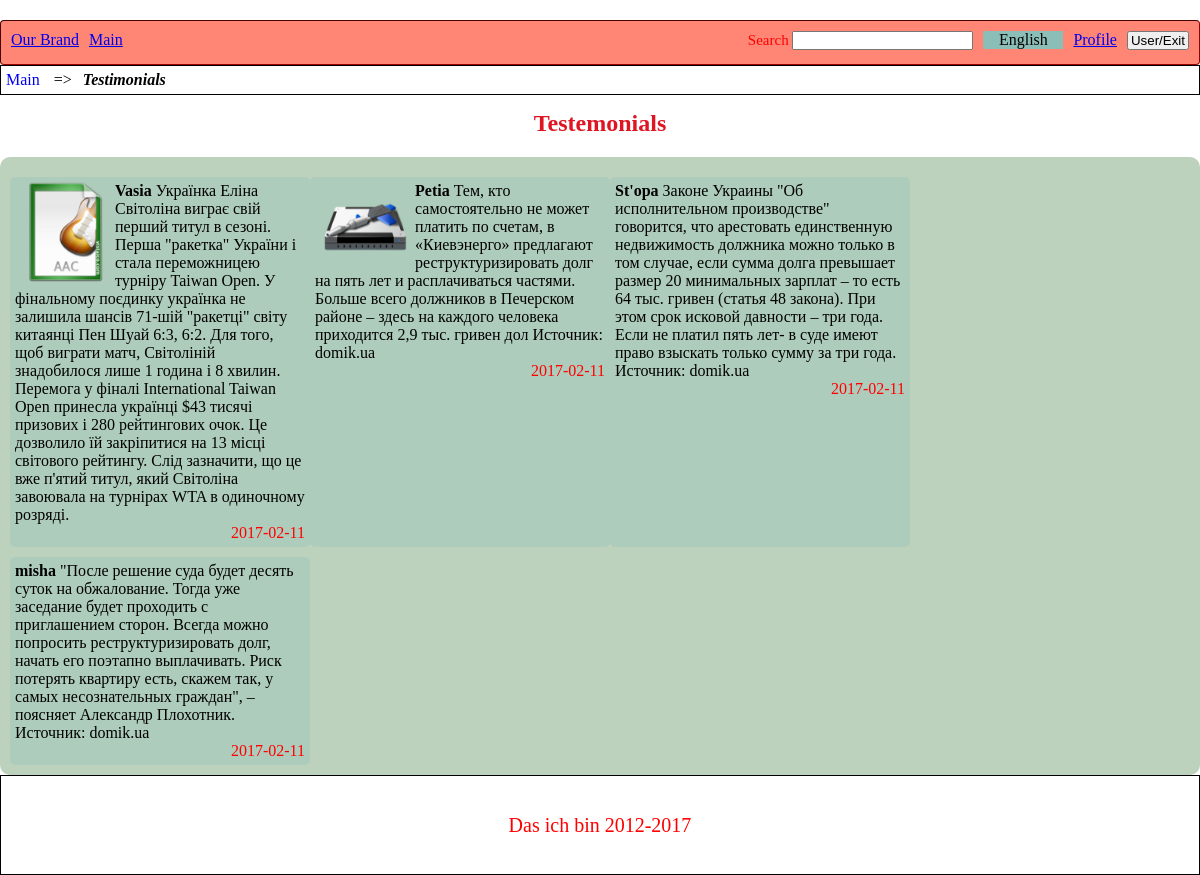
The page /en/testimonials/show (signed in) on the database its author committed.
### tables this page shows
CREATE TABLE `testimonials` (
  `id` int(10) UNSIGNED NOT NULL,
  `name` varchar(255) NOT NULL,
  `avatar` varchar(255) DEFAULT NULL,
  `testimonial` text NOT NULL,
  `time` timestamp NOT NULL DEFAULT CURRENT_TIMESTAMP,
  `user_id` int(11) UNSIGNED DEFAULT NULL
);

### resources/templates/default/index.php (called while the page is built, shortened)
<?php
    require_once "header.php";
    $view=$router->getView($view);
    include_once ($view);
    require_once "footer.php";

### public/index.php (called while the page is built, shortened)
<?php
    $router = new Application();
    $controller=$router->getController();
    extract($router->runController($controller), EXTR_OVERWRITE);
    require_once PATH_SITE."/resources/". $router->putTemplate()."/index.php";

### resources/languages/en.php (called while the page is built, shortened)
<?php
$mainPageL = "Main";
$testimonialsL = "Testimonials";
$testemonialsL= "Testemonials";

### app/core/database.php (called while the page is built, shortened)
<?php
class DataBase {
    public function __construct(){
     try{
           $this->conn = new \PDO('mysql:dbname='.NAME_BD.';host='.HOST.'', USER, PASSWORD, array(\PDO::MYSQL_ATTR_INIT_COMMAND => 'SET NAMES\'UTF8\''));
        }catch(\PDOException $e) {die("Ошибка соединения с базой или хостом:".$e->getMessage());}
    }
}
?>

### app/protected/models/testemonials.php (called while the page is built, shortened)
<?php
class Testemonial extends DataBase
{
    public function getAll()
    {
        $sql= "SELECT `t`.`id`, `t`.`name`, `t`.`avatar` AS `first_avatar`, `t`.`testimonial`, `t`.`time`, `u`.`avatar`
                      AS `second_avatar`  FROM `testimonials` `t` LEFT JOIN `users` `u` ON `t`.`user_id`= `u`.`id`  ";
        $stmt = $this->conn->query($sql);
        $result = $stmt->fetchAll();
        return $result;
    }
}

### app/protected/controllers/testemonials.php (called while the page is built, shortened)
<?php
class Testimonials  extends BaseController
  {
    public function show()
	{
        $testimonials = (new TestimonialsModel())->getAll();
      return ['view'=>'views/testimonials.php', 'testimonials'=>$testimonials];
    }
  }

### app/core/application.php (called while the page is built, shortened)
<?php
class Application extends MainDispatcher {
    public function runController($controller){
        $action = $controller[1];
        $contr = new $name_contr($controller);
        $data=call_user_func(array($contr, $action));
        return $data;
    }
}

### resources/views/testimonials.php (the view)
<section class="breadcrumbs">
    <a href="/" class="breadcrumb__item"><?=  $mainPageL ?></a>  =>
    <span class="breadcrumb__item--current"><?=  $testimonialsL ?></span>
</section>
<h2 class="content-zone__header"><?= $testemonialsL ?></h2>
<section class="testimonials-block__all">
    <?php foreach($testimonials as $testimonial): ?>
        <div class="testimonials-block__all-item">
            <img class="testimonials-block__all-item-avatar" src="/uploads/usersImages/<?= $testimonial->first_avatar ?? $testimonial->second_avatar; ?>"
                 alt="" onerror="this.style.display='none'">
            <strong><?= $testimonial->name ?></strong>
            <?= $testimonial->testimonial ?>
            <p class="testimonials-block__all-item-time"><?= (new \DateTime($testimonial->time))->format('Y-m-d'); ?></p>
        </div>
    <?php endforeach; ?>
</section>

### public/assets/css/default.css (style rules this page uses)
* { box-sizing: border-box; margin: 0; padding: 0; }
html, body { height: 100%; }
.content-zone__header { margin:15px 0; text-align: center; color: #df1522; }
.breadcrumbs { width: 100%; height: 30px; border: 1px solid #000000; margin-bottom: 5px; padding: 5px; }
.breadcrumb__item--current { font-style: italic; font-weight: bold; margin-left: 7px; text-transform: capitalize; }
.breadcrumb__item { margin-right:10px; text-transform: capitalize; text-decoration:none; }
.testimonials-block__all { display:flex; justify-content:flex-start; flex-wrap: wrap; margin-top:20px; border-radius:10px; padding: 10px; background: #bcd2bc; }
.testimonials-block__all-item { background-color: rgba(138, 190, 183, 0.29); border-radius:5px; margin-top:10px; width:300px; padding:5px; }
.testimonials-block__all-item-time { color:red; text-align: right; }
.testimonials-block__all-item-avatar { float:left; max-width:100px; max-height:100px; }

### rows shown on the page
testimonials: avatar (picture), name "Vasia", testimonial "Українка Еліна Світоліна виграє свій перший титул в сезоні. Перша \"ракетка\" України і стала переможницею турніру Taiwan Open. У фінальному поєдинку українка не залишила шансів 71-шій \"ракетці\" світу китаянці Пен Шуай 6:3, 6:2. Для того, щоб виграти матч, Світоліній знадобилося лише 1 година і 8 хвилин. Перемога у фіналі International Taiwan Open принесла українці $43 тисячі призових і 280 рейтингових очок. Це дозволило їй закріпитися на 13 місці світового рейтингу. Слід зазначити, що це вже п'ятий титул, який Світоліна завоювала на турнірах WTA в одиночному розряді.", time "2017-02-11"
testimonials: avatar (picture), name "Petia", testimonial "Тем, кто самостоятельно не может платить по счетам, в «Киевэнерго» предлагают реструктуризировать долг на пять лет и расплачиваться частями. Больше всего должников в Печерском районе – здесь на каждого человека приходится 2,9 тыс. гривен дол Источник: domik.ua", time "2017-02-11"
testimonials: name "St'opa", testimonial "Законе Украины \"Об исполнительном производстве\" говорится, что арестовать единственную недвижимость должника можно только в том случае, если сумма долга превышает размер 20 минимальных зарплат – то есть 64 тыс. гривен (статья 48 закона). При этом срок исковой давности – три года. Если не платил пять лет- в суде имеют право взыскать только сумму за три года. Источник: domik.ua", time "2017-02-11"
testimonials: name "misha", testimonial "\"После решение суда будет десять суток на обжалование. Тогда уже заседание будет проходить с приглашением сторон. Всегда можно попросить реструктуризировать долг, начать его поэтапно выплачивать. Риск потерять квартиру есть, скажем так, у самых несознательных граждан\", – поясняет Александр Плохотник. Источник: domik.ua", time "2017-02-11"

### other values the page prints
$ourBrandL "Our Brand"
$mainPageL "Main"
$_SESSION['user']['login'] "User"
$exitL "Exit"
$profileL "Profile"
$searchL "Search"
$testimonialsL "Testimonials"
$testemonialsL "Testemonials"
$footerDisclaimerL "Das ich bin 2012-2017"
